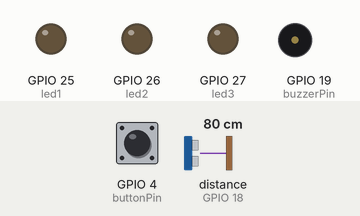
This sketch was run on a simulated ESP32. Parts: output pins drawn as LEDs (lit = HIGH), buzzer (waves = sounding, pin HIGH). Wiring (inferred from the names in the program): ultrasonic range finder: trigger GPIO 5; echo GPIO 18. Inputs (shaded band) come from the test bench; at power-on: GPIO 4 (buttonPin) HIGH, distance to the obstacle (sensor on GPIO 18) 80 cm. The echo pulse lasts 58.3 µs per cm; WiFi joins after 1.5 s; servers stay silent unless stated; pins used as bus, display or sensor lines are not drawn; what the sketch prints to the serial monitor is not drawn.

Above: at 2.7 s.
2.8 s: GPIO 4 (buttonPin) pulled LOW for 1 s
At 2.95 s:
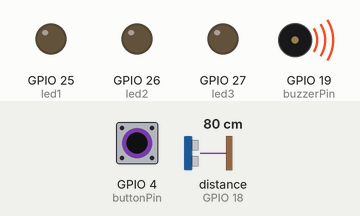
5.8 s: distance to the obstacle (sensor on GPIO 18) set to 54 cm
7.3 s: distance to the obstacle (sensor on GPIO 18) set to 48 cm
At 7.6 s:
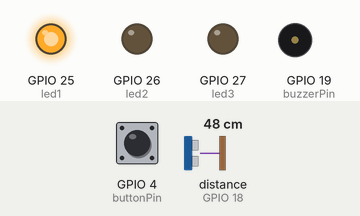
8.8 s: GPIO 4 (buttonPin) pulled LOW for 0.15 s
At 8.95 s:
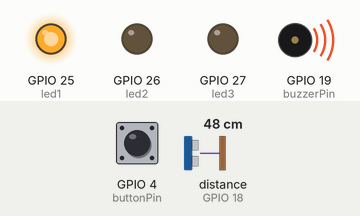
10.6 s: distance to the obstacle (sensor on GPIO 18) set to 30 cm
12.1 s: distance to the obstacle (sensor on GPIO 18) set to 23 cm
At 12.4 s:
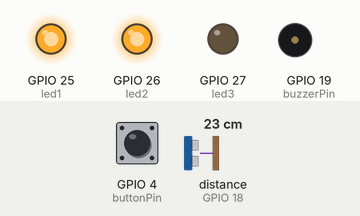
Timing chart, 0 to 14.6 s (numbered marks = the images above; inputs shaded):
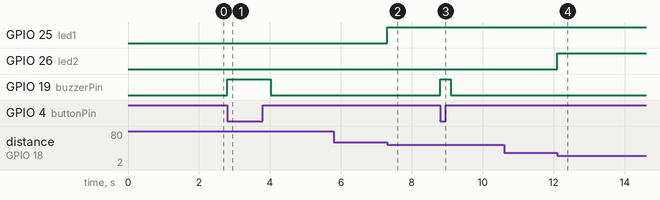

Measured:
- the behaviour switches between 52 and 51 cm on distance to the obstacle (sensor on GPIO 18) (found by bisection; images 1 and 2)
- the behaviour switches between 27 and 26 cm on distance to the obstacle (sensor on GPIO 18) (found by bisection; images 3 and 4)
- after the input at 2.8 s, GPIO 19 (buzzerPin): LOW → HIGH at once, → LOW 1.2 s later
- after the input at 5.8 s, every drawn part: stays the same
- after the input at 7.3 s, GPIO 25 (led1): LOW → HIGH at once
- after the input at 8.8 s, GPIO 19 (buzzerPin): LOW → HIGH at once, → LOW 0.30 s later
- after the input at 10.6 s, every drawn part: stays the same
- after the input at 12.1 s, GPIO 26 (led2): LOW → HIGH at once

The sketch:

zaritech_spatial_radar.ino
```cpp
// (licence header left out)
#include <WiFi.h>

// Enterprise Network Credentials - Configure based on local environment
const char* ssid = "ZARITECH_SECURE_WIFI";
const char* password = "ZARITECH_ENTERPRISE_PASS";

// Hardware Pin Topologies (ESP32 NodeMCU Mapping)
const int trigPin = 5;      // Sonic Pulse Output
const int echoPin = 18;     // Time-of-Flight Input
const int buzzerPin = 19;   // Acoustic Warning Actuator
const int buttonPin = 4;    // Manual Override / Calibration Input

// Visual LED Array Configuration
const int led1 = 25;        // Zone 1 Indicator (Far)
const int led2 = 26;        // Zone 2 Indicator (Mid)
const int led3 = 27;        // Zone 3 Indicator (Critical Close)

WiFiServer secureServer(80);

void setup() {
  Serial.begin(115200);
  delay(10);

  // Initialize Peripheral Pin Environments
  pinMode(trigPin, OUTPUT);
  pinMode(echoPin, INPUT);
  pinMode(buzzerPin, OUTPUT);
  pinMode(buttonPin, INPUT_PULLUP); // Secure logic high state

  // Initialize Visual LED Infrastructure
  pinMode(led1, OUTPUT);
  pinMode(led2, OUTPUT);
  pinMode(led3, OUTPUT);

  // Set Safe Default States
  digitalWrite(buzzerPin, LOW);
  digitalWrite(led1, LOW);
  digitalWrite(led2, LOW);
  digitalWrite(led3, LOW);

  Serial.println("\n[ZARITECH SYSTEM] Initializing ESP32 Spatial Telemetry Substrate...");

  // Establish Secure Wireless Local Area Network Connection
  WiFi.begin(ssid, password);
  while (WiFi.status() != WL_CONNECTED) {
    delay(500);
    Serial.print(".");
  }

  secureServer.begin();
  Serial.println("\n[ZARITECH SYSTEM] ESP32 Core Wireless Interface: ACTIVE.");
  Serial.print("[ZARITECH SYSTEM] Assigned Local Node IP Address: ");
  Serial.println(WiFi.localIP());
}

void loop() {
  // Execute Precision Ultrasonic Time-of-Flight Mapping
  digitalWrite(trigPin, LOW);
  delayMicroseconds(2);
  digitalWrite(trigPin, HIGH);
  delayMicroseconds(10);
  digitalWrite(trigPin, LOW);

  long duration = pulseIn(echoPin, HIGH);
  // Calculate metric distance in centimeters based on speed of sound
  int distanceCm = duration * 0.034 / 2;

  // Manual Override Interrupt Read
  if (digitalRead(buttonPin) == LOW) {
    Serial.println("[ZARITECH SYSTEM] Manual Calibration Pin Triggered.");
    executeSystemChime(300);
  }

  // Tiered Proximity Processing Loops
  processProximityZones(distanceCm);

  // Serve Enterprise Telemetry Dashboard over Wireless Web Interface
  WiFiClient client = secureServer.available();
  if (!client) return;

  String request = client.readStringUntil('\r');
  client.flush();

  renderWebDashboard(client, distanceCm);
  delay(1);
}

// Tiered Proximity Management Routine
void processProximityZones(int distance) {
  if (distance > 0 && distance <= 10) { // Critical Zone
    digitalWrite(led1, HIGH); digitalWrite(led2, HIGH); digitalWrite(led3, HIGH);
    executeSystemChime(50);
  } else if (distance > 10 && distance <= 25) { // Warning Zone
    digitalWrite(led1, HIGH); digitalWrite(led2, HIGH); digitalWrite(led3, LOW);
  } else if (distance > 25 && distance <= 50) { // Safe Detection Zone
    digitalWrite(led1, HIGH); digitalWrite(led2, LOW); digitalWrite(led3, LOW);
  } else { // Idle State
    digitalWrite(led1, LOW); digitalWrite(led2, LOW); digitalWrite(led3, LOW);
  }
}

// Localized Acoustic Diagnostic Signal
void executeSystemChime(int durationMs) {
  digitalWrite(buzzerPin, HIGH);
  delay(durationMs);
  digitalWrite(buzzerPin, LOW);
}

// Production-Grade Responsive Spatial Dashboard Renderer
void renderWebDashboard(WiFiClient& client, int currentDistance) {
  client.println("HTTP/1.1 200 OK");
  client.println("Content-Type: text/html");
  client.println("Connection: close");
  client.println("");

  client.println("<!DOCTYPE HTML><html>");
  client.println("<head><meta name=\"viewport\" content=\"width=device-width, initial-scale=1\">");
  client.println("<title>Zaritech ESP32 Spatial Hub</title>");
  client.println("<style>body{font-family:Arial,sans-serif; text-align:center; background-color:#1e272e; color:#fff;}");
  client.println(".container{max-width:500px; margin:50px auto; padding:20px; background:#2f3640; border-radius:10px; box-shadow:0 4px 10px rgba(0,0,0,0.3);}");
  client.println(".telemetry{font-size:48px; color:#00d2d3; margin:20px 0;}</style></head>");

  client.println("<body><div class=\"container\">");
  client.println("<h1>Zaritech Labs Spatial Telemetry</h1>");
  client.println("<p>Architecture Substrate: <strong>ESP32 32-Bit Dual-Core</strong></p><hr>");
  client.println("<p>Real-Time Proximity Metric:</p>");
  client.println("<div class=\"telemetry\">" + String(currentDistance) + " cm</div>");
  client.println("<p>Status Monitored under Zaritech Dynamics Standards.</p>");
  client.println("</div></body></html>");
}
```
